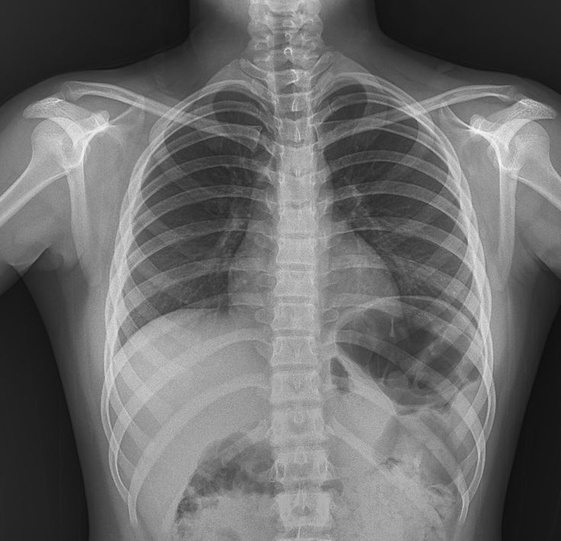
#> input picture input/medical.jpg, 561 x 541 px, shrunk from 736 x 710 before the run
$ python step3_grayscale.py
#> lines starting #> are read from the running program, lines starting #| are printed output that depends on the picture
# STEP 3: Convert the three original images to grayscale

from pathlib import Path

import cv2
import matplotlib.pyplot as plt


# Project and input folder paths
PROJECT_FOLDER = Path(__file__).parent
INPUT_FOLDER = PROJECT_FOLDER / "input"


def load_color_image(image_name):
    """
    Load a color image using OpenCV.
    OpenCV loads color images in BGR order.
    """
#> called with image_name = 'medical.jpg'
    image_path = INPUT_FOLDER / image_name
    image = cv2.imread(str(image_path), cv2.IMREAD_COLOR)
#> image is the input picture: shape (541, 561, 3); min 12, max 251, mean 106.7
#> call 2 of load_color_image, with image_name = 'dark.jpg'
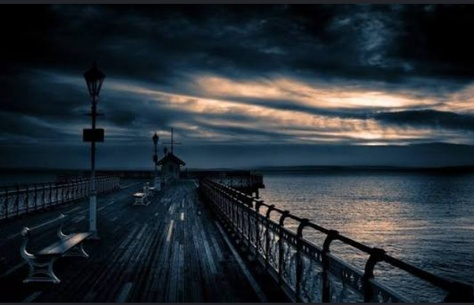
#> input picture input/dark.jpg, 474 x 305 px, shrunk from 622 x 400 before the run
#> in load_color_image, image is the input picture: shape (305, 474, 3); mean B, G, R 53.9, 47, 38.7
#> call 3 of load_color_image, with image_name = 'bright.jpg'
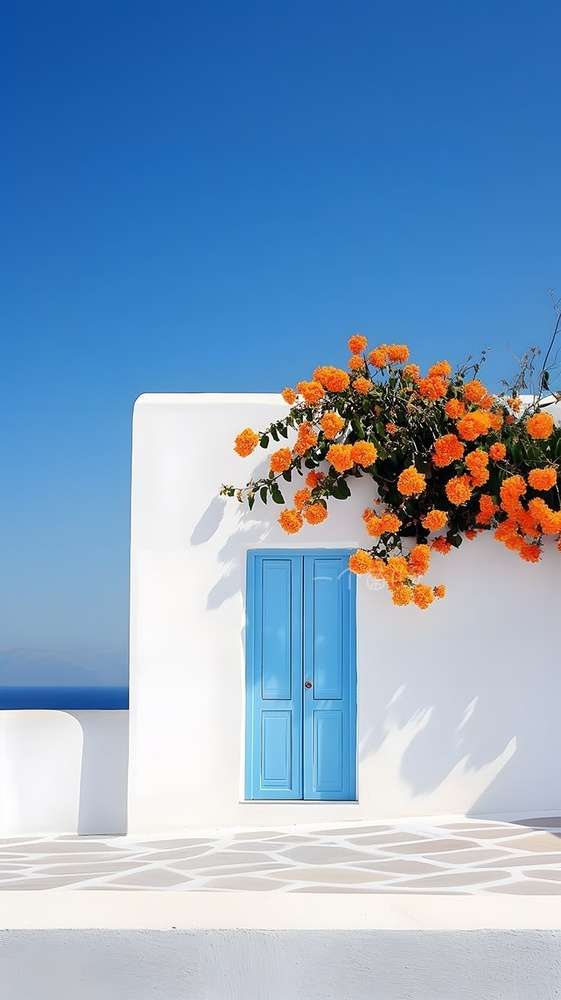
#> input picture input/bright.jpg, 561 x 1000 px, shrunk from 736 x 1313 before the run
#> in load_color_image, image is the input picture: shape (1000, 561, 3); mean B, G, R 192, 160.8, 131.4

    if image is None:
        raise ValueError(
            f"Could not load: {image_path}\n"
            "Check whether the file is valid and not corrupted."
        )

    return image


def convert_to_grayscale(color_image):
    """
    Convert a BGR color image into a single-channel grayscale image.
    """
    grayscale_image = cv2.cvtColor(color_image, cv2.COLOR_BGR2GRAY)
    return grayscale_image


def display_original_and_grayscale(images):
    """
    Display Original vs Grayscale for all three images.
    """
    figure, axes = plt.subplots(3, 2, figsize=(10, 12))

    for row, (image_name, color_image) in enumerate(images.items()):
        # Convert color image from BGR to RGB for Matplotlib display
        color_image_rgb = cv2.cvtColor(color_image, cv2.COLOR_BGR2RGB)

        # Convert the same image to grayscale
        grayscale_image = convert_to_grayscale(color_image)

        # Left column: original color image
        axes[row, 0].imshow(color_image_rgb)
        axes[row, 0].set_title(f"Original: {image_name}")
        axes[row, 0].axis("off")

        # Right column: grayscale image
        axes[row, 1].imshow(grayscale_image, cmap="gray")
        axes[row, 1].set_title(f"Grayscale: {image_name}")
        axes[row, 1].axis("off")

        # Print grayscale shape information
        print(f"{image_name} grayscale shape: {grayscale_image.shape}")
#> this loop made 3 passes
#> image_name on passes 1 to 3: 'medical.jpg', 'dark.jpg', 'bright.jpg'
#| medical.jpg grayscale shape: (541, 561)
#| dark.jpg grayscale shape: (305, 474)
#| bright.jpg grayscale shape: (1000, 561)
#> pass 2, in convert_to_grayscale (call 2), `grayscale_image = cv2.cvtColor(color_image, cv2.COLOR_BGR2GRAY)`:
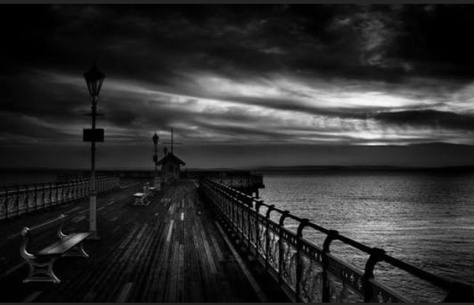
#> grayscale_image: shape (305, 474); min 0, max 248, mean 45.3

    plt.tight_layout()
    plt.show()
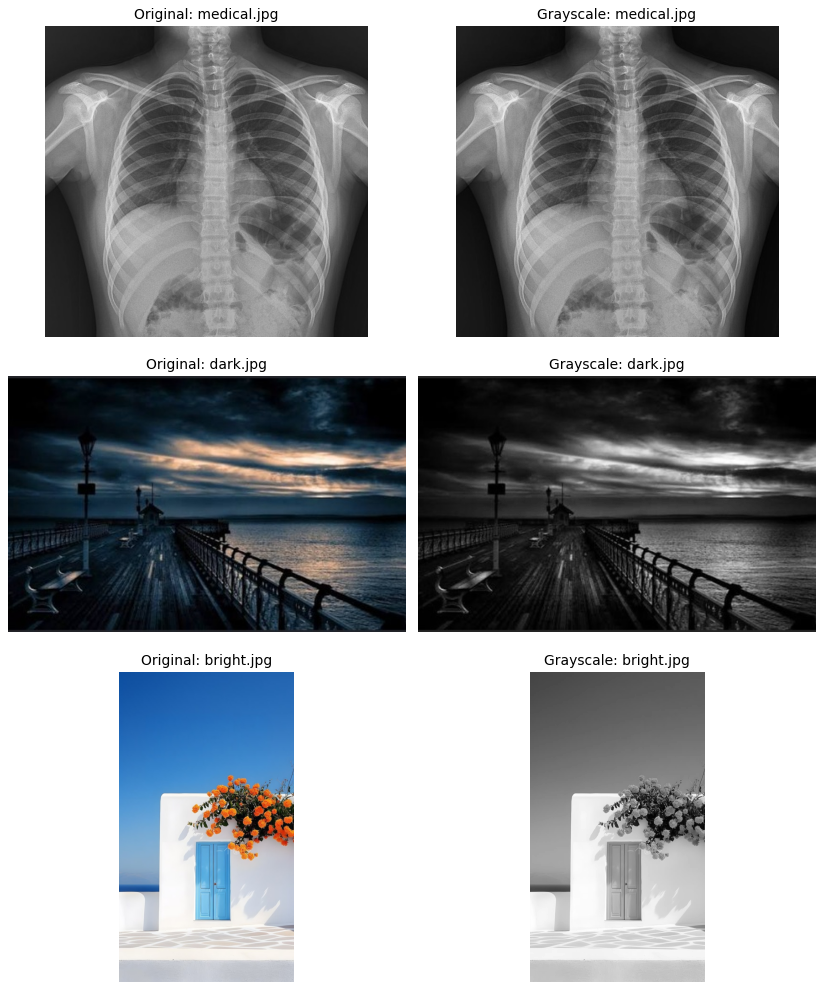
#> figure drawn by matplotlib, 6 panels


if __name__ == "__main__":
    # Load the original color images
    images = {
        "medical.jpg": load_color_image("medical.jpg"),
        "dark.jpg": load_color_image("dark.jpg"),
        "bright.jpg": load_color_image("bright.jpg"),
    }

    # Display all original and grayscale image pairs
    display_original_and_grayscale(images)
